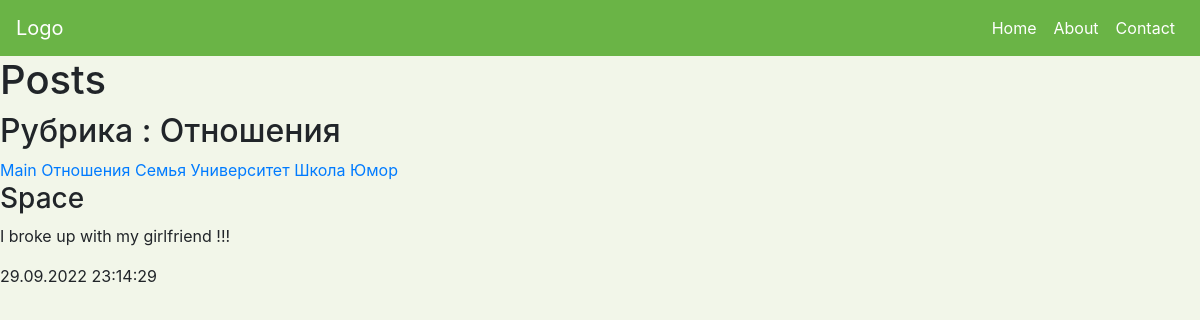
Page /blog_post/2/ on the earlier database version.
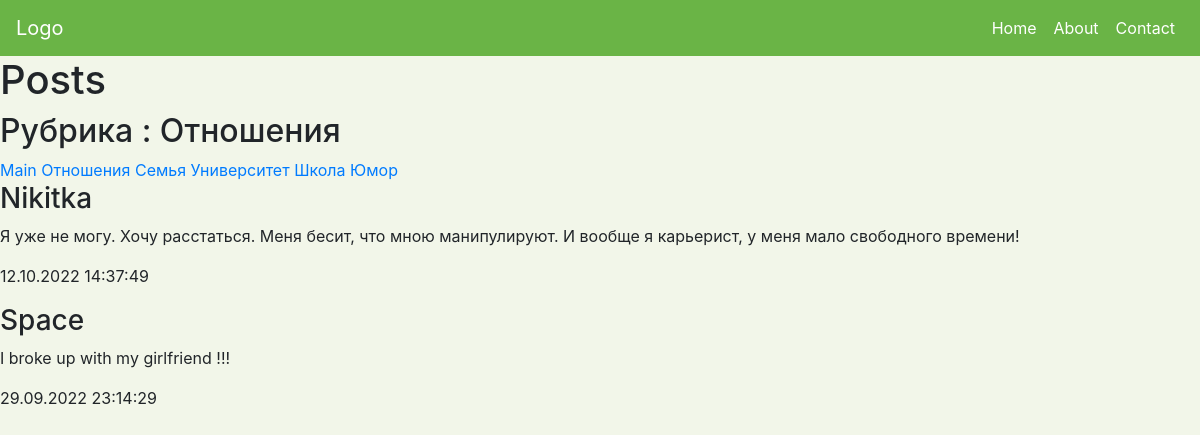
Same page on the later database version.
### blog_post/models.py (models this page shows, shortened)
class Rubric(models.Model):
    name = models.CharField(max_length=20, db_index=True,
    verbose_name='Название')
    class Meta:
        verbose_name_plural = 'Рубрики'
        verbose_name = 'Рубрика'
        ordering = ['name']

class Post(models.Model):
    nickname = models.CharField(max_length=16, verbose_name='Ник')
    content = models.TextField(null=False, blank=False, verbose_name="Новость")
    published = models.DateTimeField(auto_now_add=True, db_index=True,
    verbose_name="Опубликовано")
    rubric = models.ForeignKey('Rubric', null=True, on_delete=models.PROTECT,
    verbose_name='Рубрика')
    class Meta:
        verbose_name_plural = "Посты"
        verbose_name = "Пост"
        ordering = ['-published']

### blog_post/views.py (the view)
# urls.py: path('<int:rubric_id>/', by_rubric, name='by_rubric'),
def by_rubric(request, rubric_id):
    posts = Post.objects.filter(rubric=rubric_id)
    rubrics = Rubric.objects.all()
    current_rubric = Rubric.objects.get(pk=rubric_id)
    context = {'posts': posts, 'rubrics':rubrics,
                'current_rubric': current_rubric}
    return render(request, 'by_rubric.html', context)

### blog_post/templates/by_rubric.html (shortened to what this page needs)
<html lang="en">
<head>
    <link rel="stylesheet" href="https://cdn.jsdelivr.net/npm/bootstrap@4.5.3/dist/css/bootstrap.min.css">
    <link rel="stylesheet" type="text/css" href="/home/pashtet/VSProjects/blog_project/blog_post/templates/main.css">
</head>
<body>
    <nav class="navbar navbar-expand-md">
        <a class="navbar-brand" href="#">Logo</a>
        <div class="collapse navbar-collapse" id="main-navigation">
            <ul class="navbar-nav">
                <li class="nav-item">
                    <a class="nav-link" href="#">Home</a>
                </li>
                <li class="nav-item">
                    <a class="nav-link" href="#">About</a>
                </li>
                <li class="nav-item">
                    <a class="nav-link" href="#">Contact</a>
                </li>
            </ul>
        </div>
    </nav>
    <h1>Posts</h1>
    <h2>Рубрика : {{ current_rubric.name }}</h2>
    <div>
        <a href="/blog_post/">Main</a>
        {% for rubric in rubrics %}
        <a href="/blog_post/{{ rubric.pk }}/">{{ rubric.name }}</a>
        {% endfor %}
    </div>
    {% for p in posts %}
    <div>
        <h3>{{ p.nickname }}</h3>
        <p>{{ p.content }}</p>
        <p>{{ p.published|date:"d.m.Y H:i:s" }}</p>
    </div>
    {% endfor %}
</body>
</html>

Differences in the rows shown:
added Post: nickname "Nikitka", content "Я уже не могу. Хочу расстаться. Меня бесит, что мною манипулируют. И вообще я карьерист, у меня мало свободного времени!", published "12.10.2022 14:37:49"
